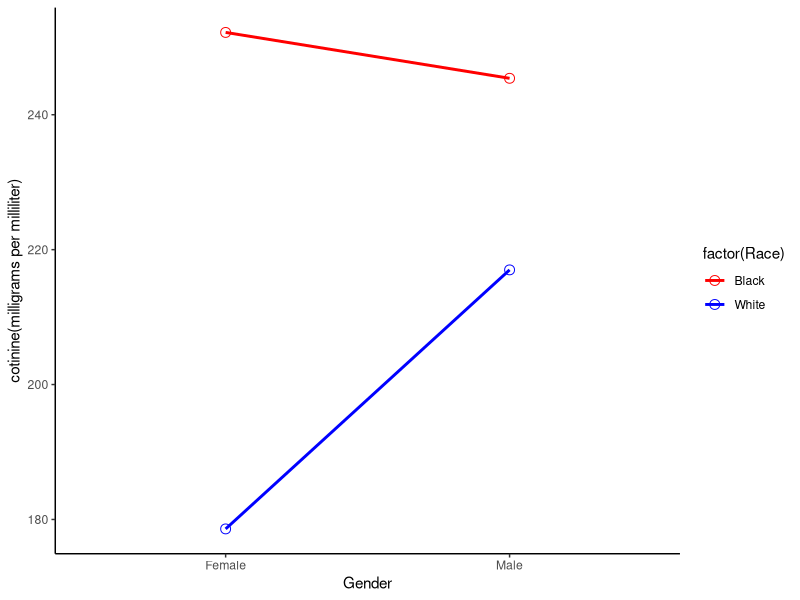

Recreate this plot in R.
Cotinine_data = read.csv('Cotinine.csv', header = TRUE)
head(Cotinine_data)
#   Gender  Race cotinine
# 1   Male White      210
# 2   Male White      300
# 3   Male White      150
# 4   Male White      325
# 5   Male White      100
# 6   Male Black      245
Cotinine_df = data.frame(Cotinine_data)
attach(Cotinine_df)

# a.
# calculate 4 cell means
cell_means = aggregate(cotinine, by = list(Gender, Race), mean)
names(cell_means) = c("Gender", "Race", "cotinine")

# plot cell means
library(ggplot2)

ggplot(cell_means, aes(x = factor(Gender), y = cotinine, color = factor(Race))) +
  geom_point(size = 3, shape = 21, fill = "white") +
  geom_line(aes(group = Race), linewidth = 1) +
  scale_color_manual(values = c("red", "blue")) +
  labs(x = "Gender", y = "cotinine(milligrams per milliliter)") +
  theme_classic()

# b.
model = aov(cotinine ~ Gender * Race, data = Cotinine_df)
summary(model)
#             Df Sum Sq Mean Sq F value Pr(>F)
# Gender       1   1248    1248   0.204  0.657
# Race         1  13005   13005   2.129  0.164
# Gender:Race  1   2554    2554   0.418  0.527
# Residuals   16  97731    6108     

# c.
model_full = aov(cotinine ~ Gender + Race, data = Cotinine_df)
summary(model_full)
